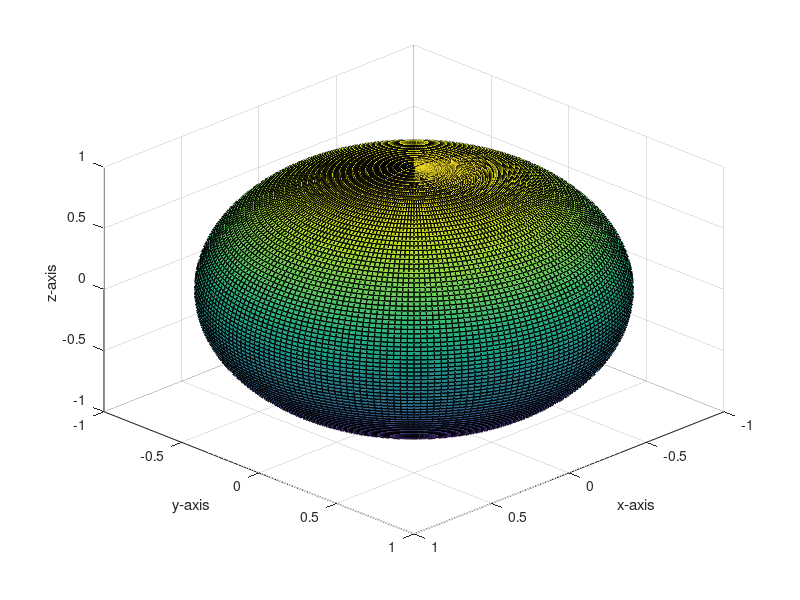

This chart was generated by the following MATLAB code:
clc ; 
clear ; 
close all ;

q=0 : pi/100 : 2*pi;
w = 0 : pi/100 : 2*pi;
[q,w]=meshgrid(q,w);
x= sin(q).*cos(w);
y= sin(q).*sin(w);
z =cos (q);
surf(x,y,z);
xlabel ('x-axis');
ylabel ('y-axis');
zlabel ('z-axis');

view([50,50,50])

